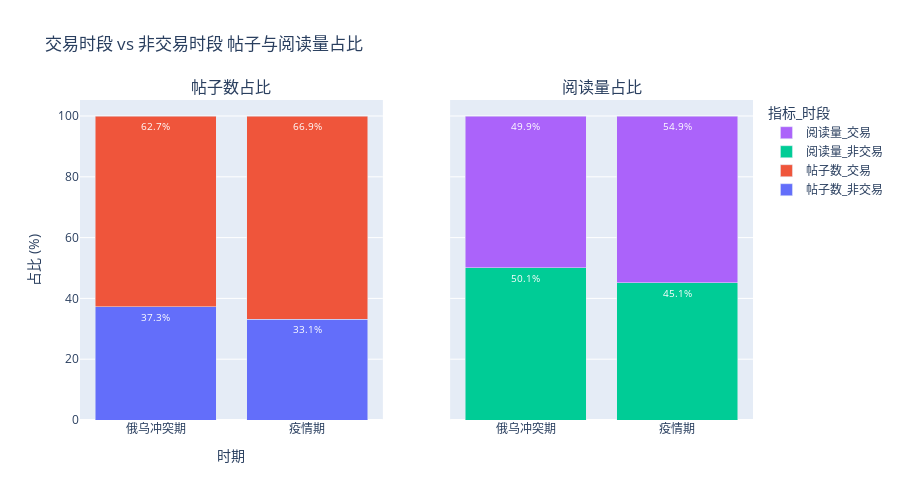

Notebook cell for this chart:
### Code cell
# 5.3 交易时段 vs 非交易时段的差异

# ---阅读量、评论数、贴子数占比---
if 'company_trading' in dfs_filtered:
    print("绘制交易/非交易时段占比图...")
    df_comp_trade = dfs_filtered['company_trading']
    df_comp_trade['Tradetime_Dum'] = pd.to_numeric(df_comp_trade['Tradetime_Dum'], errors='coerce').fillna(0).astype(int)
    volume_by_tradetime = df_comp_trade.groupby(['Period', 'Tradetime_Dum'])[['Tpostnum', 'Readnum']].sum()
    period_sums = volume_by_tradetime.groupby(level='Period').transform('sum')
    volume_by_tradetime_pct = 100 * volume_by_tradetime / (period_sums + EPSILON)
    pct_unstacked = volume_by_tradetime_pct.unstack(level='Tradetime_Dum')
# 重命名列
    level_map = {0: '非交易', 1: '交易'}
    new_cols_tuples = []
    metric_map = {'Tpostnum': '帖子数', 'Readnum': '阅读量'}
    for metric_code, time_code in pct_unstacked.columns:
        metric_name = metric_map.get(metric_code, metric_code)
        time_name = level_map.get(time_code, str(time_code))
        new_cols_tuples.append(f"{metric_name}_{time_name}") # 创建单层列名
    pct_unstacked.columns = new_cols_tuples

    pct_unstacked = pct_unstacked.reset_index() # 将 Period 从索引变为列

    fig_trade_pct = make_subplots(rows=1, cols=2, subplot_titles=("帖子数占比", "阅读量占比"), shared_yaxes=True)

    for i, metric in enumerate(['帖子数', '阅读量']):
        col_idx = i + 1
        fig_trade_pct.add_trace(go.Bar(name=f'{metric}_非交易', x=pct_unstacked['Period'], y=pct_unstacked[f'{metric}_非交易'],
                                      text=pct_unstacked[f'{metric}_非交易'].apply(lambda x: f'{x:.1f}%'), textposition='inside'),
                              row=1, col=col_idx)
        fig_trade_pct.add_trace(go.Bar(name=f'{metric}_交易', x=pct_unstacked['Period'], y=pct_unstacked[f'{metric}_交易'],
                                      text=pct_unstacked[f'{metric}_交易'].apply(lambda x: f'{x:.1f}%'), textposition='inside'),
                              row=1, col=col_idx)

    fig_trade_pct.update_layout(barmode='stack', title_text='交易时段 vs 非交易时段 帖子与阅读量占比',
                                xaxis_title="时期", yaxis_title="占比 (%)", height=500,
                                legend_title_text='指标_时段')
    fig_trade_pct.update_traces(textfont_size=10, textfont_color='white', textangle=0) # 调整文本标签样式
    fig_trade_pct.show()
    # fig_trade_pct.write_image("tradetime_volume_percentage_plotly.png")

### Figure 1 — Plotly figure (JSON) as saved in the notebook; plotly's stock layout.template omitted (floating-point values rounded to 4 significant figures)
{"data": [{"name": "帖子数_非交易", "text": ["37.3%", "33.1%"], "textangle": 0, "textfont": {"color": "white", "size": 10}, "textposition": "inside", "type": "bar", "x": ["俄乌冲突期", "疫情期"], "xaxis": "x", "y": [37.28, 33.08], "yaxis": "y"}, {"name": "帖子数_交易", "text": ["62.7%", "66.9%"], "textangle": 0, "textfont": {"color": "white", "size": 10}, "textposition": "inside", "type": "bar", "x": ["俄乌冲突期", "疫情期"], "xaxis": "x", "y": [62.72, 66.92], "yaxis": "y"}, {"name": "阅读量_非交易", "text": ["50.1%", "45.1%"], "textangle": 0, "textfont": {"color": "white", "size": 10}, "textposition": "inside", "type": "bar", "x": ["俄乌冲突期", "疫情期"], "xaxis": "x2", "y": [50.09, 45.12], "yaxis": "y2"}, {"name": "阅读量_交易", "text": ["49.9%", "54.9%"], "textangle": 0, "textfont": {"color": "white", "size": 10}, "textposition": "inside", "type": "bar", "x": ["俄乌冲突期", "疫情期"], "xaxis": "x2", "y": [49.91, 54.88], "yaxis": "y2"}], "layout": {"annotations": [{"font": {"size": 16}, "showarrow": false, "text": "帖子数占比", "x": 0.225, "xanchor": "center", "xref": "paper", "y": 1, "yanchor": "bottom", "yref": "paper"}, {"font": {"size": 16}, "showarrow": false, "text": "阅读量占比", "x": 0.775, "xanchor": "center", "xref": "paper", "y": 1, "yanchor": "bottom", "yref": "paper"}], "barmode": "stack", "height": 500, "legend": {"title": {"text": "指标_时段"}}, "title": {"text": "交易时段 vs 非交易时段 帖子与阅读量占比"}, "xaxis": {"anchor": "y", "domain": [0, 0.45], "title": {"text": "时期"}}, "xaxis2": {"anchor": "y2", "domain": [0.55, 1]}, "yaxis": {"anchor": "x", "domain": [0, 1], "title": {"text": "占比 (%)"}}, "yaxis2": {"anchor": "x2", "domain": [0, 1], "matches": "y", "showticklabels": false}}}
